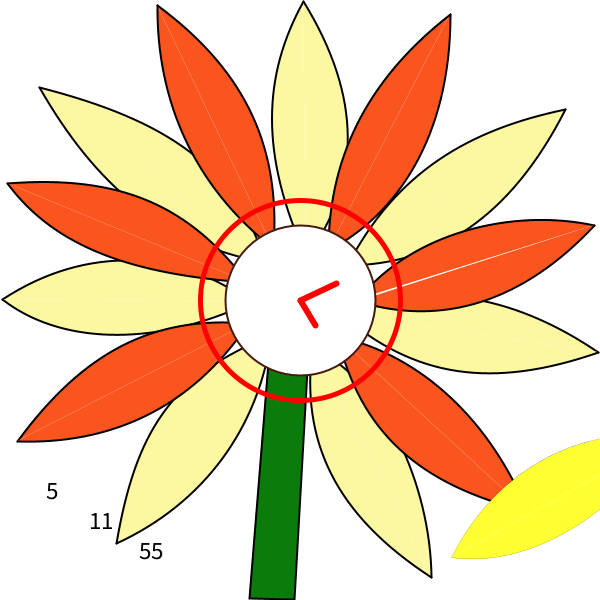
Frame 1 (no input)
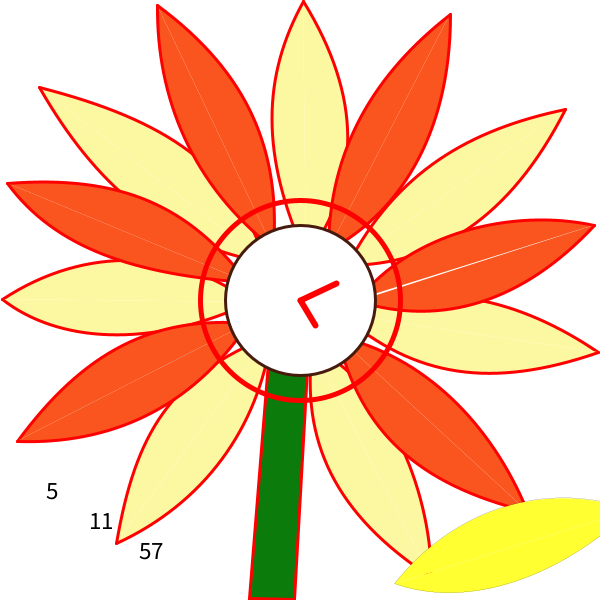
Frame 60 (the mouse pressed at the canvas centre just before this capture)
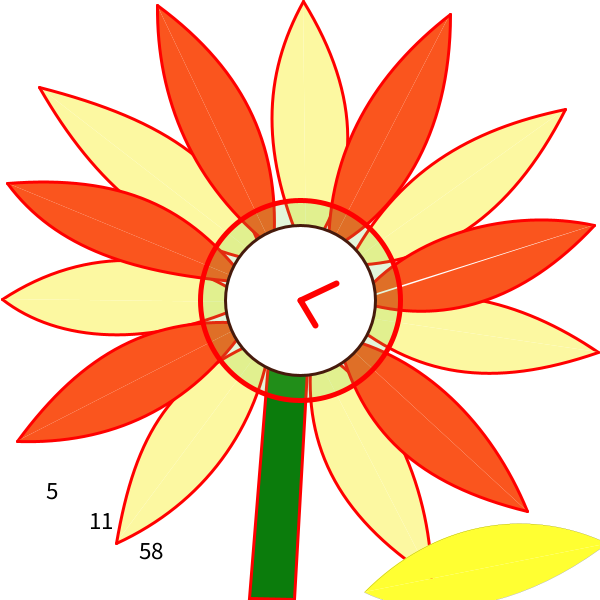
Frame 120 (the mouse held since frame 60 and released just before this capture)

The Processing sketch that drew these frames (run headless with seeded random() and noise(); from frame 60 on, the mouse is pressed at the canvas centre):

// Processing sketch: processing_144311
// ── processing_144311.pde

// Konkuk University
// Department of Dynamic Media
// SOS iDesign
// Name: Min Kyung Kim
// ID: 201420065


float X, Y;
float angle; 

void setup() {
  size (600, 600);
  smooth() ;
  strokeWeight(2);
  textSize(25);
  X = width/2;
  Y = height/2;
}

void draw() {
  background(255);
  drawClock();
}

void drawClock() {

  fill(#FCF8A1);
  bezier(250, 302, 182, 250, 87, 243, 2, 299);
  bezier(2, 299, 57, 342, 150, 349, 250, 302);
  bezier(265, 262, 164, 244, 95, 185, 39, 87);
  bezier(39, 87, 168, 120, 235, 167, 265, 262);
  bezier(306, 257, 361, 181, 362, 97, 303, 1);
  bezier(303, 1, 262, 75, 259, 154, 306, 257);
  bezier(347, 265, 435, 264, 509, 219, 565, 109);
  bezier(565, 109, 469, 129, 396, 171, 347, 265);
  bezier(341, 314, 432, 276, 520, 299, 598, 352);
  bezier(598, 352, 491, 389, 414, 377, 341, 314);
  bezier(312, 347, 383, 380, 430, 484, 431, 577);
  bezier(431, 577, 334, 514, 300, 440, 312, 347);
  bezier(271, 335, 258, 428, 203, 503, 116, 543);
  bezier(116, 543, 135, 432, 170, 375, 271, 335);

  fill(#FA551E);
  bezier(247, 282, 189, 206, 122, 174, 7, 183);
  bezier(7, 183, 55, 248, 134, 274, 247, 282);
  bezier(273, 248, 192, 185, 156, 98, 157, 5); 
  bezier(157, 5, 249, 73, 280, 151, 273, 248); 
  bezier(328, 250, 395, 215, 450, 138, 450, 14);
  bezier(450, 14, 374, 73, 328, 149, 328, 250); 
  bezier(358, 299, 410, 233, 511, 207, 594, 225); 
  bezier(594, 225, 523, 301, 442, 327, 358, 301); 
  bezier(337, 336, 423, 355, 491, 423, 527, 511); 
  bezier(527, 511, 417, 484, 360, 431, 337, 336); 
  bezier(248, 323, 153, 315, 83, 351, 17, 441); 
  bezier(17, 441, 109, 444, 190, 409, 248, 323); 

  fill(#0B7C0C);
  quad(268, 362, 307, 369, 294, 599, 249, 598);




  if (mousePressed) {
    fill(random(255), random(255), random(255), random(255));  
    ellipse(X, Y, 200, 200);
  }


  textAlign(CENTER, CENTER);
  fill(0);
  text(second(), 150+(50*cos(X-PI)), 500+(50*sin(Y-PI)));
  text(minute(), 100+(70*cos(X-PI)), 450+(70*sin(Y-PI)));
  text(hour()%12, 50+(90*cos(X-PI)), 400+(90*sin(X-PI)));


  fill(255);
  stroke(#461A0C);
  ellipse(X, Y, 150, 150);


  float s_angle = map(second(), 0, 60, 0, TWO_PI);
  pushMatrix();
  translate(width/2, height/2);
  rotate(s_angle);
  stroke(0, 0, 0);
  strokeWeight(0);
  fill(255, 255, 50);
  bezier(250, 302, 182, 250, 87, 243, 2, 299);
  bezier(2, 299, 57, 342, 150, 349, 250, 302);
  popMatrix();

  float m_angle = map(minute(), 0, 60, 0, 2*PI);
  pushMatrix();
  translate(X, Y);
  noFill();
  rotate(m_angle);
  stroke(255, 0, 0);
  strokeWeight(6);
  line(0, 0, 0, -40);
  popMatrix();

  float h_angle = map(hour (), 0, 12, 0, 2*PI);
  pushMatrix();
  translate(X, Y);
  rotate(h_angle);
  stroke(255, 0, 0);
  strokeWeight(6);
  line(0, 0, 0, -30);
  popMatrix();


  stroke(255, 0, 0);
  strokeWeight(5);
  ellipse(X, Y, 200, 200);
  strokeWeight(3);
}
